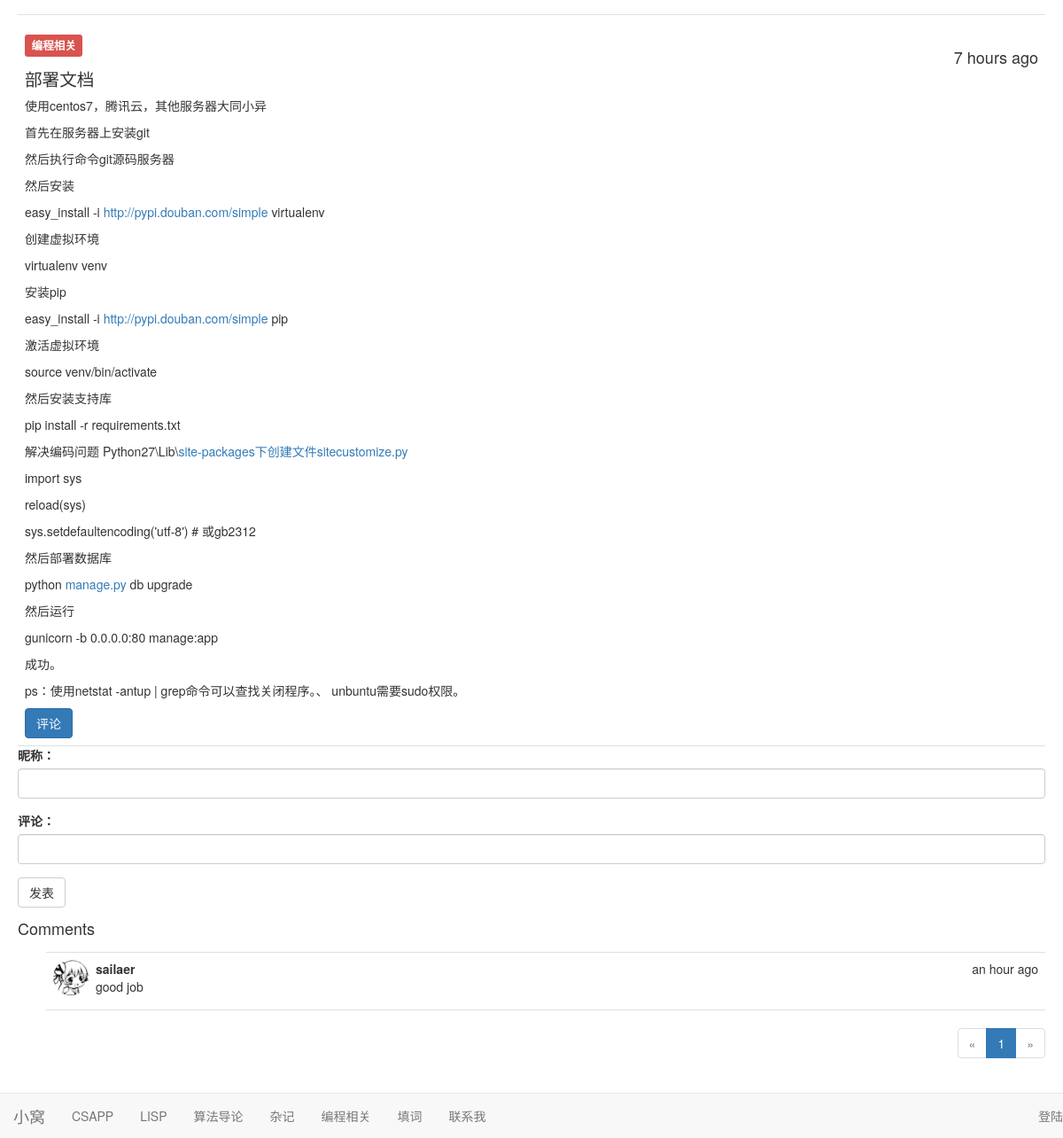
Screenshot of /post/3 with the database file from the repository.
### app/models.py (models this page shows, shortened)
class Post(db.Model):
    __tablename__ = 'posts'
    id = db.Column(db.Integer, primary_key=True)
    kind = db.Column(db.Text)
    body = db.Column(db.Text)
    body_html = db.Column(db.Text)
    timestamp = db.Column(db.DateTime, index=True, default=datetime.utcnow)
    author_id = db.Column(db.Integer, db.ForeignKey('users.id'))
    comments = db.relationship('Comment', backref = 'post', lazy ='dynamic')

class Comment(db.Model):
    __tablename__ = 'comments'
    id = db.Column(db.Integer, primary_key=True)
    body = db.Column(db.Text)
    body_html = db.Column(db.Text)
    timestamp = db.Column(db.DateTime, index=True, default=datetime.utcnow)
    name = db.Column(db.Text,default='strong')
    author_id = db.Column(db.Integer, db.ForeignKey('users.id'))
    post_id = db.Column(db.Integer, db.ForeignKey('posts.id'))

### app/main/views.py (the view, shortened to what this page needs)
@main.route('/post/<int:id>', methods=['GET', 'POST'])
def post(id):
    post = Post.query.get_or_404(id)
    form = CommentForm()
    page = request.args.get('page', 1, type=int)
    if page == -1:
        page = (post.comments.count() - 1) // \
               current_app.config['FLASKY_COMMENTS_PER_PAGE'] + 1
    pagination = post.comments.order_by(Comment.timestamp.desc()).paginate(
        page, per_page=current_app.config['FLASKY_COMMENTS_PER_PAGE'],
        error_out=False)
    comments = pagination.items
    return render_template('post.html', posts=[post], form=form,
                           comments=comments, pagination=pagination)

### app/main/forms.py
class CommentForm(Form):
    name = StringField('昵称：', validators=[Required()])
    body = PageDownField("评论：", validators=[Required()])
    submit = SubmitField('发表')

### app/auth/views.py (called while the page is built)
@auth.before_app_request
def before_request():
    if current_user.is_authenticated \
            and not current_user.confirmed \
            and request.endpoint[:5] != 'auth.' \
            and request.endpoint != 'static':
        return redirect(url_for('auth.unconfirmed'))

### app/templates/post.html (shortened to what this page needs)
{% extends "base.html" %}
{% import "bootstrap/wtf.html" as wtf %}
{% import "_macros.html" as macros %}
{% block page_content %}
    {% include '_posts.html' %}
    <div >
        {{ wtf.quick_form(form) }}
    </div>
    <h4 id="comments">Comments</h4>
    {% include '_comments.html' %}
    {% if pagination %}
        <div class="pagination">
            {{ macros.pagination_widget(pagination, '.post', fragment='#comments', id=posts[0].id) }}
        </div>
    {% endif %}
{% endblock %}

### app/templates/_posts.html (shortened to what this page needs)
<ul class="posts">
    {% for post in posts %}
        <li class="post">
            <div class="post-content">
                <div class="post-date"><h4>{{ moment(post.timestamp).fromNow() }}</h4></div>
                <div class="post-body">
                 <h3><span class="label label-danger">{{ post.kind }}</span></h3>
                    {% if post.body_html %}
                        <p>{{ post.body_html| safe}}</p>
                    {% else %}
                        {{ post.body }}
                    {% endif %}
                </div>
                <a href="{{ url_for('.post', id = post.id) }}">
                    <button type="submit" class="btn btn-primary">评论</button>
                </a>
            </div>
        </li>
    {% endfor %}
</ul>

### app/templates/_comments.html (shortened to what this page needs)
<ul class="comments" xmlns="http://www.w3.org/1999/html">
    {% for comment in comments %}
        <li class="comment">
            {% if comment.name == 'sailaer'%}
                <div class="comment-thumbnail">
                    <img class="img-circle" src={{url_for('static', filename='admin.png')}} width = '40' height = '40'>
                </div>
            {% else %}
                <div class="comment-thumbnail">
                    <img class="img-circle" src={{ url_for('static', filename='guest.png') }} width = '40' height = '40'>
                </div>
            {% endif %}
            <div class="comment-content">
                <div class="comment-date">{{ moment(comment.timestamp).fromNow() }}</div>
                <div class="comment-author">{{ comment.name }}</div>
                <div class="comment-body">
                    {% if comment.body_html %}
                        {{ comment.body_html | safe }}
                    {% else %}
                        {{ comment.body }}
                    {% endif %}
                </div>
            </div>
        </li>
    {% endfor %}
</ul>

### app/static/styles.css (style rules this page uses)
ul.posts { list-style-type: none; padding: 0px; margin: 16px 0px 0px 0px; border-top: 1px solid #e0e0e0; }
ul.posts li.post { padding: 8px; border-bottom: 1px solid #e0e0e0; }
div.post-date { float: right; }
div.post-content { margin-left: 0px; min-height: 45px; }
ul.comments { list-style-type: none; padding: 0px; margin: 16px 0px 0px 0px; }
ul.comments li.comment { margin-left: 32px; padding: 8px; border-bottom: 1px solid #e0e0e0; }
ul.comments li.comment:nth-child(1) { border-top: 1px solid #e0e0e0; }
div.comment-date { float: right; }
div.comment-author { font-weight: bold; }
div.comment-thumbnail { position: absolute; }
div.comment-content { margin-left: 48px; min-height: 48px; }
div.pagination { width: 100%; text-align: right; padding: 0px; margin: 0px; }
.post-body h1 { font-size: 140%; }
.post-body h3 { font-size: 120%; }
body { padding-bottom: 70px; margin-left: 20px; margin-right: 20px; }

### rows the page displays
Post: timestamp "7 hours ago", kind "编程相关", body_html "部署文档 使用centos7，腾讯云，其他服务器大同小异 首先在服务器上安装git 然后执行命令git源码服务器 然后安装 easy_install -i http://pypi.douban.com/simple virtualenv 创建虚拟环境 virtualenv venv 安装pip easy_install -i http://pypi.douban.com/simple pip 激活虚拟环境 source venv/bin/activate 然后安装支持库 pip install -r requirements.txt 解决编码问题 Python27\\Lib\\ site-packages下创建文件sitecustomize.py import sys reload(sys) sys.setdefaultencoding('utf-8') # 或gb2312 然后部署数据库 python manage.py db upgrade 然后运行 gunicorn -b 0.0.0.0:80 manage:app 成功。 ps：使用netstat -antup | grep命令可以查找关闭程序。、 unbuntu需要sudo权限。"
Comment: timestamp "an hour ago", name "sailaer", body_html "good job"

### other values shown
{{ p }} "1"
